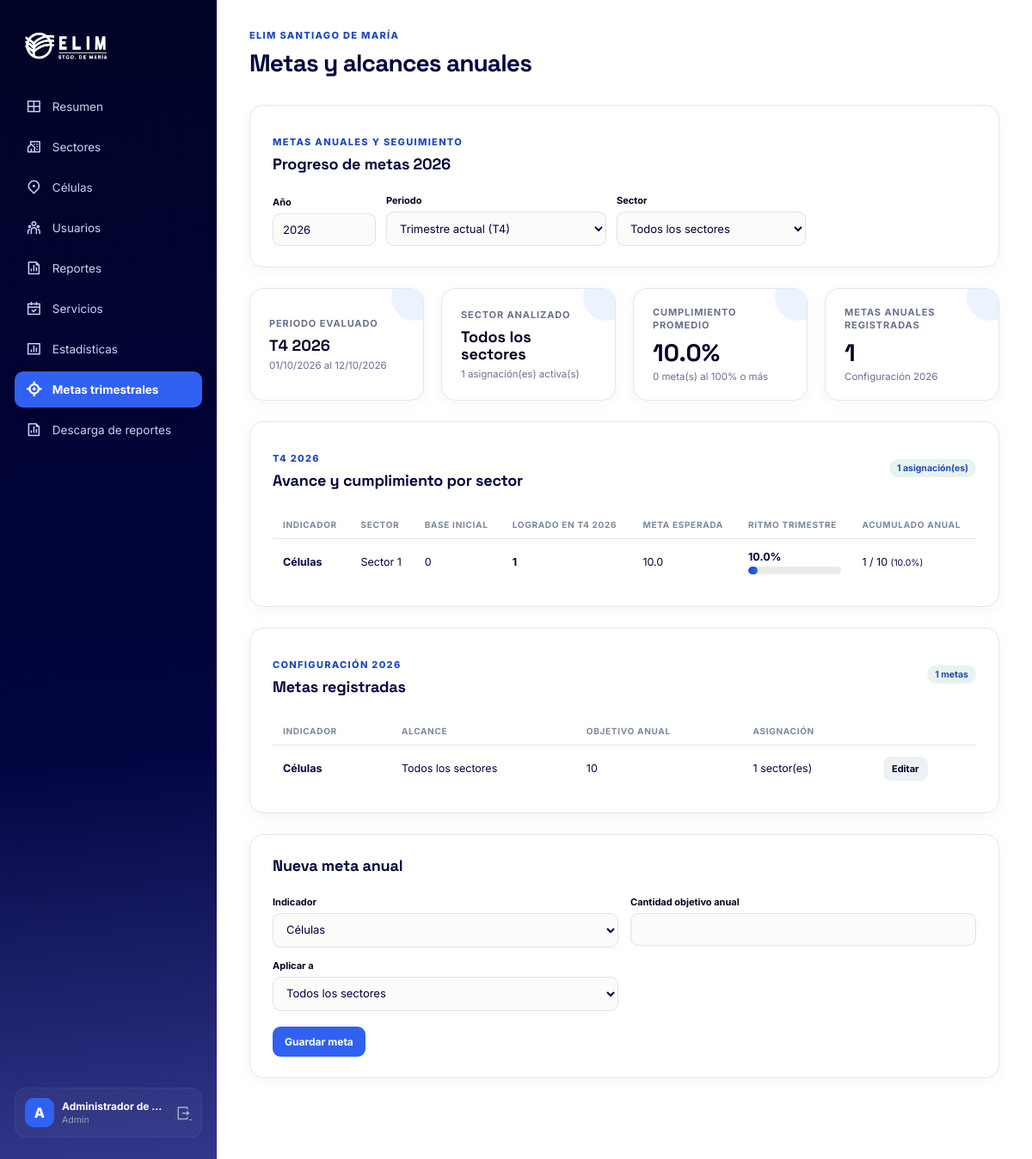
The app's page /admin/metas.php (signed in) with its own data.
### tables this page shows
CREATE TABLE metas_asignaciones_sector (
    id INT UNSIGNED AUTO_INCREMENT PRIMARY KEY,
    meta_id INT UNSIGNED NOT NULL,
    sector_id INT UNSIGNED NOT NULL,
    objetivo DECIMAL(12,2) NOT NULL,
    base_inicial DECIMAL(12,2) NOT NULL DEFAULT 0,
    creado_en TIMESTAMP NOT NULL DEFAULT CURRENT_TIMESTAMP,
    UNIQUE KEY uq_meta_asignacion_sector (meta_id, sector_id),
    CONSTRAINT chk_asignacion_objetivo CHECK (objetivo > 0),
    CONSTRAINT fk_asignacion_meta FOREIGN KEY (meta_id)
        REFERENCES metas(id) ON UPDATE CASCADE ON DELETE CASCADE,
    CONSTRAINT fk_asignacion_sector FOREIGN KEY (sector_id)
        REFERENCES sectores(id) ON UPDATE CASCADE ON DELETE RESTRICT
);

CREATE TABLE metas (
    id INT UNSIGNED AUTO_INCREMENT PRIMARY KEY,
    anio SMALLINT UNSIGNED NOT NULL,
    tipo ENUM('celulas', 'asistencia_adultos', 'asistencia_ninos', 'conversiones', 'visitas', 'bautismos') NOT NULL,
    objetivo DECIMAL(12,2) NOT NULL,
    sector_id INT UNSIGNED NULL,
    sector_id_unico INT UNSIGNED NOT NULL DEFAULT 0,
    creado_por INT UNSIGNED NULL,
    creado_en TIMESTAMP NOT NULL DEFAULT CURRENT_TIMESTAMP,
    actualizado_en TIMESTAMP NULL DEFAULT NULL ON UPDATE CURRENT_TIMESTAMP,
    UNIQUE KEY uq_meta_anio_tipo_sector (anio, tipo, sector_id_unico),
    CONSTRAINT chk_meta_objetivo CHECK (objetivo > 0),
    CONSTRAINT fk_meta_sector FOREIGN KEY (sector_id)
        REFERENCES sectores(id) ON UPDATE CASCADE ON DELETE RESTRICT,
    CONSTRAINT fk_meta_creador FOREIGN KEY (creado_por)
        REFERENCES usuarios(id) ON UPDATE CASCADE ON DELETE SET NULL
);

CREATE TABLE sectores (
    id INT UNSIGNED AUTO_INCREMENT PRIMARY KEY,
    nombre VARCHAR(100) NOT NULL,
    zona VARCHAR(20) NULL,
    distrito VARCHAR(20) NULL,
    supervisor_id INT UNSIGNED NULL,
    activo TINYINT(1) NOT NULL DEFAULT 1,
    creado_en TIMESTAMP NOT NULL DEFAULT CURRENT_TIMESTAMP,
    UNIQUE KEY uq_sector_nombre (nombre),
    UNIQUE KEY uq_sector_supervisor (supervisor_id),
    CONSTRAINT chk_sector_activo CHECK (activo IN (0, 1))
);

### admin/metas.php (the view, shortened to what the rows shown need)
<?php
require_once __DIR__ . "/_bootstrap.php";
if (!function_exists("esCrecimiento")) {
    function esCrecimiento(string $tipo): bool
    {
        return in_array($tipo, ["celulas", "asistencia_adultos", "asistencia_ninos"], true);
    }
}
if (!function_exists("valorMeta")) {
    function valorMeta(PDO $conexion, string $tipo, int $sectorId, string $desde, ?string $hasta = null): float
    {
        if ($tipo === "celulas") {
            if ($hasta !== null) {
                $sql = "SELECT COUNT(*) FROM celulas WHERE sector_id = ? AND activo = 1 AND DATE(creado_en) <= ?";
                $q = $conexion->prepare($sql);
                $q->execute([$sectorId, $hasta]);
            } else {
                $sql = "SELECT COUNT(*) FROM celulas WHERE sector_id = ? AND activo = 1 AND DATE(creado_en) < ?";
                $q = $conexion->prepare($sql);
                $q->execute([$sectorId, $desde]);
            }
            return (float) $q->fetchColumn();
        }
        $campo = [
            "conversiones" => "conversion",
            "visitas" => "visita_programada",
            "bautismos" => "bautismo_agua",
        ][$tipo] ?? null;
        $sql = "SELECT COALESCE(SUM(r.$campo), 0)
                FROM reportes_lider r
                INNER JOIN celulas c ON c.id = r.celula_id
                WHERE c.sector_id = ? AND r.fecha_reporte BETWEEN ? AND ?";
        $q = $conexion->prepare($sql);
        $q->execute([$sectorId, $desde, $hasta]);
        return (float) $q->fetchColumn();
    }
}
$anio = isset($_GET["anio"]) ? (int) $_GET["anio"] : (int) date("Y");
$periodoParam = $_GET["periodo"] ?? "actual";
$sectorFiltro = isset($_GET["sector_id"]) ? (int) $_GET["sector_id"] : 0;
$trimestreActual = (int) ceil(date("n") / 3);
$anioActual = (int) date("Y");
$inicioAnio = sprintf("%d-01-01", $anio);
$finAnio = sprintf("%d-12-31", $anio);
$esTodos = ($periodoParam === "todos");
$numTrimestre = null;
if ($esTodos) {
    $etiquetaPeriodo = "Todos juntos (Año {$anio})";
    $nombreCortoPeriodo = "Año {$anio}";
    $desdePeriodo = $inicioAnio;
    $hastaPeriodo = ($anio === $anioActual) ? min($finAnio, date("Y-m-d")) : $finAnio;
    $rangoFechasTexto = "01/01/{$anio} al " . date("d/m/Y", strtotime($hastaPeriodo));
} else {
    $numTrimestre = ($periodoParam === "actual") ? $trimestreActual : (int) $periodoParam;
    $infoT = TRIMESTRES_INFO[$numTrimestre];
    $desdeTrimestre = sprintf("%d-%02d-01", $anio, $infoT["mes_inicio"]);
    $ultimoDiaMesT = date("t", strtotime(sprintf("%d-%02d-01", $anio, $infoT["mes_fin"])));
    $finTrimestre = sprintf("%d-%02d-%02d", $anio, $infoT["mes_fin"], $ultimoDiaMesT);
    $desdePeriodo = $desdeTrimestre;
    if ($anio === $anioActual && $numTrimestre === $trimestreActual) {
        $hastaPeriodo = min($finTrimestre, date("Y-m-d"));
    } else {
        $hastaPeriodo = $finTrimestre;
    }
    $nombreCortoPeriodo = "{$infoT['corto']} {$anio}";
}
if ($sectorFiltro > 0) {
    $q = $conexion->prepare(
        "SELECT m.*, s.nombre AS sector, COUNT(a.id) AS sectores_asignados
         FROM metas m
         LEFT JOIN sectores s ON s.id = m.sector_id
         LEFT JOIN metas_asignaciones_sector a ON a.meta_id = m.id AND a.sector_id = ?
         WHERE m.anio = ? AND (m.sector_id = ? OR m.sector_id IS NULL)
         GROUP BY m.id
         ORDER BY m.tipo, m.sector_id"
    );
    $q->execute([$sectorFiltro, $anio, $sectorFiltro]);
    $metas = $q->fetchAll();
} else {
    $q = $conexion->prepare(
        "SELECT m.*, s.nombre AS sector, COUNT(a.id) AS sectores_asignados
         FROM metas m
         LEFT JOIN sectores s ON s.id = m.sector_id
         LEFT JOIN metas_asignaciones_sector a ON a.meta_id = m.id
         WHERE m.anio = ?
         GROUP BY m.id
         ORDER BY m.tipo, m.sector_id"
    );
    $q->execute([$anio]);
    $metas = $q->fetchAll();
}
if ($sectorFiltro > 0) {
    $q = $conexion->prepare(
        "SELECT a.*, m.tipo, m.sector_id AS meta_sector_id, s.nombre AS sector, m.id AS meta_id
         FROM metas_asignaciones_sector a
         INNER JOIN metas m ON m.id = a.meta_id
         INNER JOIN sectores s ON s.id = a.sector_id
         WHERE m.anio = ? AND a.sector_id = ?
         ORDER BY m.tipo, s.nombre"
    );
    $q->execute([$anio, $sectorFiltro]);
    $asignaciones = $q->fetchAll();
} else {
    $q = $conexion->prepare(
        "SELECT a.*, m.tipo, m.sector_id AS meta_sector_id, s.nombre AS sector, m.id AS meta_id
         FROM metas_asignaciones_sector a
         INNER JOIN metas m ON m.id = a.meta_id
         INNER JOIN sectores s ON s.id = a.sector_id
         WHERE m.anio = ?
         ORDER BY m.tipo, s.nombre"
    );
    $q->execute([$anio]);
    $asignaciones = $q->fetchAll();
}
$datosFilas = [];
foreach ($asignaciones as $asig) {
    $tipo = $asig["tipo"];
    $secId = (int) $asig["sector_id"];
    $metaAnual = (float) $asig["objetivo"];
    $baseInicial = (float) $asig["base_inicial"];
    $esCrec = esCrecimiento($tipo);
    if (!$esTodos) {
        if ($esCrec) {
            $actualTrimestre = valorMeta($conexion, $tipo, $secId, $desdePeriodo, $hastaPeriodo);
            $crecimientoTotal = max(0, $metaAnual - $baseInicial);
            $crecimientoEsperado = $crecimientoTotal * ($numTrimestre / 4);
            $metaEsperadaCorte = $baseInicial + $crecimientoEsperado;
            $crecimientoReal = max(0, $actualTrimestre - $baseInicial);
            $pctRitmo = $crecimientoEsperado > 0
                ? ($crecimientoReal / $crecimientoEsperado) * 100
                : ($actualTrimestre >= $metaEsperadaCorte ? 100.0 : 0.0);
            $pctAnual = $crecimientoTotal > 0
                ? ($crecimientoReal / $crecimientoTotal) * 100
                : ($actualTrimestre >= $metaAnual ? 100.0 : 0.0);
            $datosFilas[] = [
                "asignacion" => $asig,
                "base_inicial" => $baseInicial,
                "actual_periodo" => $actualTrimestre,
                "esperado_periodo" => $metaEsperadaCorte,
                "pct_ritmo" => $pctRitmo,
                "actual_anual" => $actualTrimestre,
                "meta_anual" => $metaAnual,
                "pct_anual" => $pctAnual,
            ];
        }
    }
}
?>
<section class="card">
    <div class="table-wrap">
        <table>
            <thead>
                <tr>
                    <th>Indicador</th>
                    <th>Sector</th>
                    <th>Base inicial</th>
                    <?php if (!$esTodos): ?>
                        <th>Logrado en <?= e($nombreCortoPeriodo) ?></th>
                        <th>Meta esperada</th>
                        <th>Ritmo trimestre</th>
                        <th>Acumulado anual</th>
                    <?php else: ?>
                        <th>Acumulado anual</th>
                        <th>Meta anual</th>
                        <th>Cumplimiento anual</th>
                    <?php endif; ?>
                </tr>
            </thead>
            <tbody>
                <?php foreach ($datosFilas as $fila): ?>
                    <?php
                    $tipoNombre = TIPOS_META[$fila["asignacion"]["tipo"]] ?? $fila["asignacion"]["tipo"];
                    $secNombre = $fila["asignacion"]["sector"];
                    ?>
                    <tr>
                        <td data-label="Indicador"><strong><?= e($tipoNombre) ?></strong></td>
                        <td data-label="Sector"><?= e($secNombre) ?></td>
                        <td data-label="Base inicial"><?= number_format($fila["base_inicial"]) ?></td>
                        <?php if (!$esTodos): ?>
                            <td data-label="Logrado en <?= e($nombreCortoPeriodo) ?>"><strong><?= number_format($fila["actual_periodo"]) ?></strong></td>
                            <td data-label="Meta esperada"><?= number_format($fila["esperado_periodo"], 1) ?></td>
                            <td data-label="Ritmo trimestre">
                                <div style="display: flex; align-items: center; justify-content: space-between; gap: 8px;">
                                    <strong><?= number_format($fila["pct_ritmo"], 1) ?>%</strong>
                                </div>
                                <div class="progress" style="margin-top: 4px;">
                                    <span style="width: <?= min(100, max(0, (float) $fila["pct_ritmo"])) ?>%"></span>
                                </div>
                            </td>
                            <td data-label="Acumulado anual">
                                <span><?= number_format($fila["actual_anual"]) ?> / <?= number_format($fila["meta_anual"]) ?></span>
                                <small class="muted">(<?= number_format($fila["pct_anual"], 1) ?>%)</small>
                            </td>
                        <?php endif; ?>
                    </tr>
                <?php endforeach; ?>
            </tbody>
        </table>
    </div>
</section>
<section class="card">
    <div class="table-wrap">
        <table>
            <thead>
                <tr>
                    <th>Indicador</th>
                    <th>Alcance</th>
                    <th>Objetivo anual</th>
                    <th>Asignación</th>
                    <th></th>
                </tr>
            </thead>
            <tbody>
                <?php foreach ($metas as $meta): ?>
                    <tr>
                        <td data-label="Indicador"><strong><?= e(TIPOS_META[$meta["tipo"]] ?? $meta["tipo"]) ?></strong></td>
                        <td data-label="Alcance"><?= e($meta["sector"] ?? "Todos los sectores") ?></td>
                        <td data-label="Objetivo anual"><?= number_format($meta["objetivo"]) ?></td>
                        <td data-label="Asignación"><?= $meta["sectores_asignados"] ?> sector(es)</td>
                        <td data-label="Acción">
                            <a class="btn btn-soft btn-sm" href="metas.php?anio=<?= $anio ?>&periodo=<?= urlencode($periodoParam) ?>&sector_id=<?= $sectorFiltro ?>&editar=<?= $meta["id"] ?>">Editar</a>
                        </td>
                    </tr>
                <?php endforeach; ?>
            </tbody>
        </table>
    </div>
</section>

### records on screen
metas_asignaciones_sector: meta.tipo "Células", sector.nombre "Sector 1"
metas: tipo "Células", sector "Todos los sectores", objetivo "10", sectores_asignados "1"

### other values on screen
$texto "Resumen"
$texto "Sectores"
$texto "Células"
$texto "Usuarios"
$texto "Reportes"
$texto "Servicios"
$texto "Estadísticas"
$texto "Metas trimestrales"
$texto "Descarga de reportes"
substr($_SESSION["nombre"], 0, 1) "A"
$_SESSION["nombre"] "Administrador de…"
$rol "Admin"
$titulo "Metas y alcances anuales"
$anio "2026"
$nombreCortoPeriodo "T4 2026"
